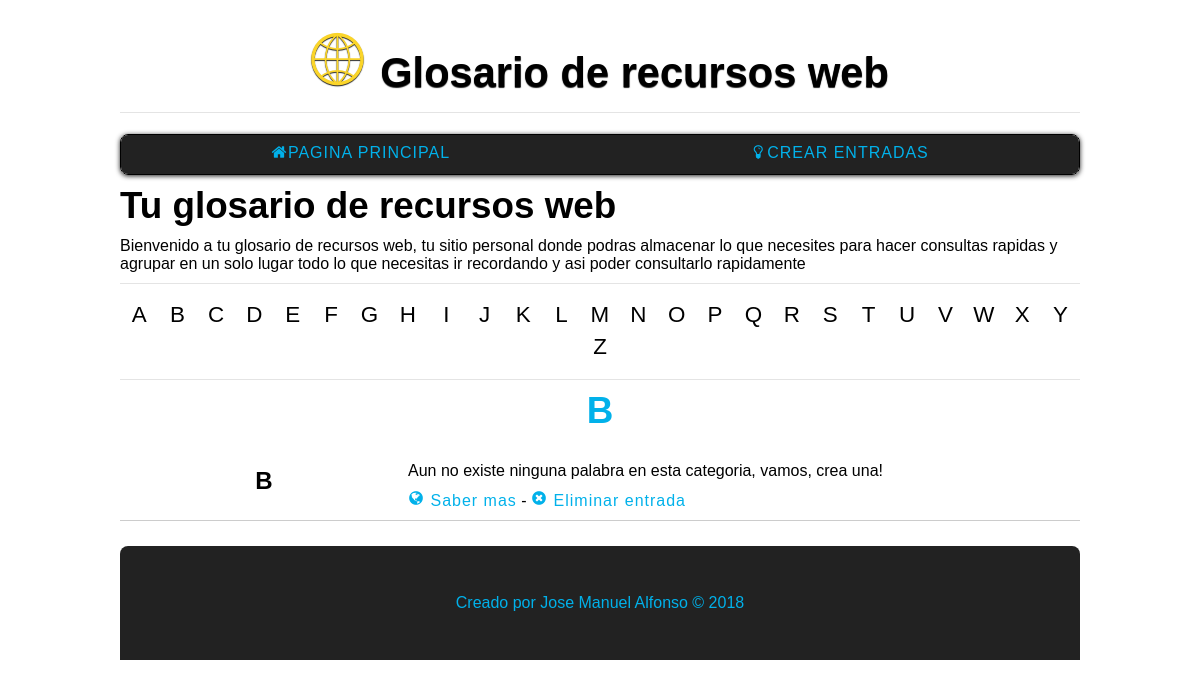
The page /index.php?controller=entrada&action=ver&letra=B on the database its author committed.
### tables this page shows
CREATE TABLE entradas(
id               int (100) auto_increment NOT NULL,
usuario_id       int (100) NOT NULL,
categoria_id     int (100) NOT NULL,
palabra         varchar(150) NOT NULL UNIQUE,
descripcion     TEXT NOT NULL,
enlace          varchar(255),
fecha           date,
CONSTRAINT pk_entrada_id PRIMARY KEY(id),
CONSTRAINT fk_entrada_categorias FOREIGN KEY(categoria_id) REFERENCES categorias(id),
CONSTRAINT fk_entrada_usuario FOREIGN KEY(usuario_id) REFERENCES usuarios(id)
);

### database/db.php (called while the page is built)
<?php
class dataBase{
    public static function connect(){
        $db = new mysqli('localhost', 'root', '', 'glosario_chema');
        $db->query("SET NAMES 'utf8'");
        return $db;
    }
}

### controllers/entradaController.php (called while the page is built, shortened)
<?php
require_once 'models/entrada.php';
class entradaController{
    public function ver(){
        $entradas = new entrada();
        $todas = $entradas->ver();
        require_once 'views/entrada/ver.php';
    }
}

### models/entrada.php (called while the page is built, shortened)
<?php
class entrada{
    public $inicial;
    public $db;
    public function __construct() {
        $this->db = dataBase::connect();
        $this->inicial = isset($_GET['letra']) ? $_GET['letra'] : null;
    }
    public function ver(){
        $sql ="SELECT e.* FROM entradas e INNER JOIN categorias c WHERE e.categoria_id = c.id AND c.nombre = '$this->inicial'; ";
        $verEntradas = $this->db->query($sql);
        return $verEntradas;
    }
}

### views/entrada/ver.php (the view)
<?php while ($entradas = $todas->fetch_object()) :?>
    <div id="articulo">
        <div id="cabeceraEntrada">
            <p><strong><?=$entradas->palabra;?></strong></p>
        </div>
        <div  id="cuerpoEntrada">
            <p><?=$entradas->descripcion;?></p>
            <a href="<?=$entradas->enlace;?>"><span class="icon-globe"> </span>Saber mas</a> -
            <a href="index.php?controller=entrada&action=delete&id=<?=$entradas->id?>"><span class="icon-times-circle"> </span>Eliminar entrada</a>
        </div>
    </div>
<?php endwhile;?>

### assets/styles.css (style rules this page uses)
* { margin: 0; padding: 0; font-family: sans-serif; }
a { text-decoration: none; }
body { width: 80%; margin: auto; }
#cajaPrincipal p { text-align: left; margin: 10px 0; }
#articulo { display: flex; padding: 10px 0; border-bottom: 1px solid #ccc; justify-content: space-between; }
#cabeceraEntrada { display: flex; align-items: center; justify-content: space-around; width: 30%; font-size: 1.5em; }
#cuerpoEntrada { width: 70%; }
#articulo a { color: #01B1EA; letter-spacing: 1px; }

### assets/styles2.css (style rules this page uses)
[class^="icon-"]:before, [class*=" icon-"]:before { font-family: "untitled-font-1" !important; font-style: normal !important; font-weight: normal !important; font-variant: normal !important; text-transform: none !important; speak: none; line-height: 1; -webkit-font-smoothing: antialiased; -moz-osx-font-smoothing: grayscale; }
.icon-times-circle:before { content: "\65"; }
.icon-globe:before { content: "\68"; }

### rows shown on the page
entradas: palabra "B", descripcion "Aun no existe ninguna palabra en esta categoria, vamos, crea una!"

### other values the page prints
$letras[$i] "A"
$letras[$i] "B"
$letras[$i] "C"
$letras[$i] "D"
$letras[$i] "E"
$letras[$i] "F"
$letras[$i] "G"
$letras[$i] "H"
$letras[$i] "I"
$letras[$i] "J"
$letras[$i] "K"
$letras[$i] "L"
$letras[$i] "M"
$letras[$i] "N"
$letras[$i] "O"
